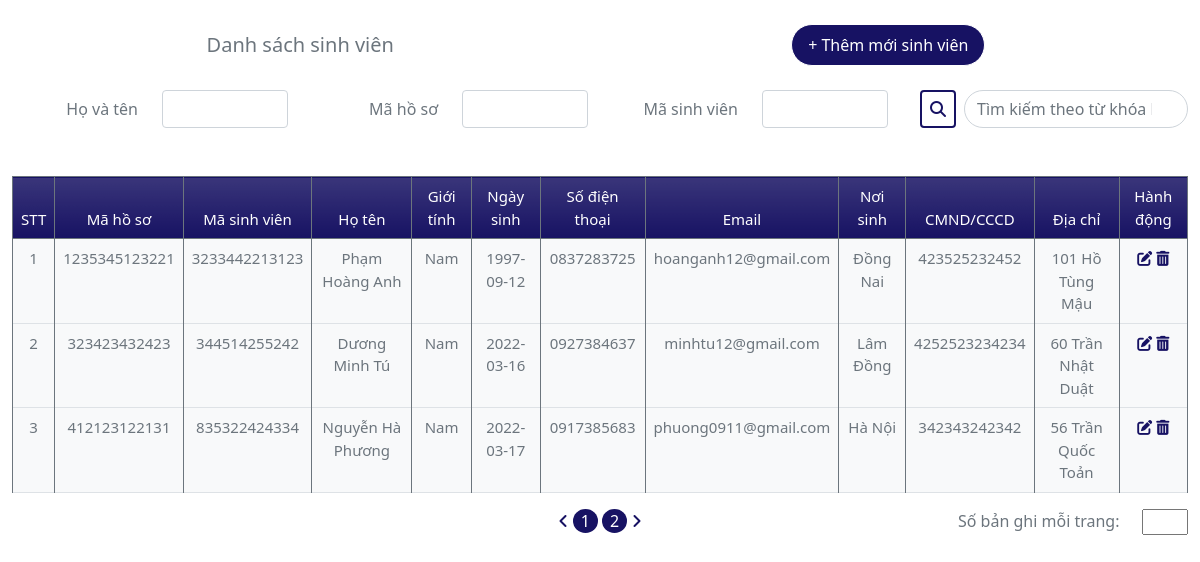
The page /api/list_student.php?page=2 on the database its author committed.
### tables this page shows
CREATE TABLE `list_student` (
  `STT` int(20) NOT NULL,
  `ma_ho_so` varchar(20) NOT NULL,
  `ma_sinh_vien` varchar(255) NOT NULL,
  `ho` varchar(200) NOT NULL,
  `ten` varchar(255) NOT NULL,
  `gioi_tinh` varchar(200) NOT NULL,
  `ngay_sinh` varchar(200) NOT NULL,
  `SDT` varchar(20) NOT NULL,
  `Email` varchar(200) NOT NULL,
  `noi_sinh` varchar(200) NOT NULL,
  `cmnd_cccd` varchar(20) NOT NULL,
  `dia_chi` varchar(200) NOT NULL,
  `hanh_dong` varchar(200) NOT NULL
);

### api/list_process.php (called while the page is built)
<?php
    require_once '../config/db.php';
    $limit = 4;
    $page = 1;
    if(isset($_GET['page'])) {
        $page = $_GET['page'];
    }
    $offset = ($page - 1) * $limit;
    $query = mysqli_query($connect, "select * from `list_student` limit $limit offset $offset");
    $query_count = mysqli_query($connect, "select count(*) from `list_student`");
    $row_count = mysqli_fetch_array($query_count);
    $count = $row_count['count(*)'];
    $total_page = ceil($count/$limit);
?>

### api/list_student.php (the view, shortened to what this page needs)
<!DOCTYPE html>
<html lang="en">
<head>
    <link rel="stylesheet" href="../assets/css/list_student.css">
    <link type="text/css" rel="stylesheet" href="https://cdn.jsdelivr.net/npm/bootstrap@5.0.2/dist/css/bootstrap.min.css">
</head>
<?php
    require_once './list_process.php';
?>
<div class="container-fluid">
        <header class="header d-flex justify-content-around align-items-center">
            <h2 class="m-3 fs-5">Danh sách sinh viên</h2>
            <a class="add-btn rounded-pill m-4 py-2 px-3" href="./create_student.php" style="text-decoration: none;"> &plus; Thêm mới sinh viên</a>
        </header>
        <div class="row mb-3">
            <div class="col-sm-9 d-flex g-6">
                <form action="">
                    <div class="row">
                        <label for="colFormLabel" class="col-sm col-form-label d-flex justify-content-end">Họ và tên</label>
                        <div class="col-sm-2 gx-6">
                            <input type="text" class="form-control" id="colFormLabel">
                        </div>
                        <label for="colFormLabel" class="col-sm col-form-label d-flex justify-content-end">Mã hồ sơ</label>
                        <div class="col-sm-2 gx-6">
                            <input type="text" class="form-control" id="colFormabel">
                        </div>
                        <label for="colFormLabel" class="col-sm col-form-label d-flex justify-content-end">Mã sinh viên</label>
                        <div class="col-sm-2 gx-6">
                            <input type="text" class="form-control" id="colFormLabel">
                        </div>
                    </div>
                </form>
            </div>
            <div class="col-sm-3">
                <div class="d-flex flex-row gx-6">
                    <button class="search-btn rounded mx-2"><i class="fa-solid fa-magnifying-glass px-2"></i></button>
                    <input type="search" class="form-control rounded-pill" id="colFormLabel" placeholder="Tìm kiếm theo từ khóa bất kì">
                </div>
            </div>
        </div>
        <table class="table mt-5 text-center border border-collapse table-bordered" style="font-size: 15px;">
            <thead class="border border-secondary">
              <tr class="bg-gradient" style="background-color: #171263;">
                <th>STT</th>
                <th>Mã hồ sơ</th>
                <th>Mã sinh viên</th>
                <th>Họ tên</th>
                <th>Giới tính</th>
                <th>Ngày sinh</th>
                <th>Số điện thoại</th>
                <th>Email</th>
                <th>Nơi sinh</th>
                <th>CMND/CCCD</th>
                <th>Địa chỉ</th>
                <th>Hành động</th>
              </tr>
            </thead>
            <tbody>
                <?php
                    $i = 1;
                    while($row = mysqli_fetch_array($query)){
                ?>
                    <tr class="bg-light" id="info_student">
                        <td><?php echo $i++; ?></td>
                        <td><?php echo $row['ma_ho_so']; ?></td>
                        <td><?php echo $row['ma_sinh_vien']; ?></td>
                        <td><?php echo $row['ho']. " "; ?><?php echo $row['ten']; ?></td>
                        <td><?php echo $row['gioi_tinh']; ?></td>
                        <td><?php echo $row['ngay_sinh']; ?></td>
                        <td><?php echo $row['SDT']; ?></td>
                        <td><?php echo $row['Email']; ?></td>
                        <td><?php echo $row['noi_sinh']; ?></td>
                        <td><?php echo $row['cmnd_cccd']; ?></td>
                        <td><?php echo $row['dia_chi']; ?></td>
                        <td>
                            <a href="./edit.php?id=<?php echo $row['ma_sinh_vien']; ?>"><i class="fa-solid fa-pen-to-square"></i></a>
                            <a href="./delete.php?id=<?php echo $row['ma_sinh_vien']; ?>"><i class="fa-solid fa-trash-can"></i></a>
                        </td>
                    </tr>
                <?php } ?>
            </tbody>
            </table>
            <div class="record d-flex justify-content-end">
                <div class="select m-auto">
                    <button class="bg-white border-0"><a href="list_student.php?page=<?php echo isset($_GET['page']) ? ( $_GET['page'] > 1 ? $_GET['page'] - 1 : 1) : 1 ?>"><i class="fa-solid fa-angle-left"></i></a></button>
                    <?php for($i = 1; $i <= $total_page; $i++) { ?>
                    <button class="px-2 rounded-circle border-0" style="background-color: #171263; color: #ffffff;"><a href="list_student.php?page=<?php echo $i ?>"><?php echo $i ?></a></button>
                    <?php } ?>
                    <button class="bg-white border-0"><a href="list_student.php?page=<?php echo isset($_GET['page']) ? ( $_GET['page'] > $total_page - 1 ? $total_page : $_GET['page'] + 1) : 2 ?>"><i class="fa-solid fa-angle-right"></i></a></button>
                </div>
                <div class="record-number d-flex position-absolute">
                    <label for="inputSoBanGhi" class="record-label"> Số bản ghi mỗi trang: </label>
                    <input type="number" class="record-form mr-1" id="inputSoBanGhi" style="height: 100%;">
                </div>
            </div>
    </div>
</html>

### assets/css/list_student.css (style rules this page uses)
* { margin: 0; padding: 0; box-sizing: border-box; color: #6c757d; }
.row input { padding-right: 20px; }
table, th, td { border-collapse: collapse; }
tr td { border: 1px solid #6c757d; }
th { color: #ffffff; font-weight: 500; }
.select button a { color: #ffffff; text-decoration: none; }
.select { margin-left: auto; margin-right: auto; }
.record-number { width: 230px; }
.record-label { width: 80%; }
.record-form { width: 20%; }
.add-btn { background-color: #171263; color: #ffffff; transition: all 0.3s ease-in; border: 1px solid #fff; }
.search-btn { border: 2px solid #171263; background-color: #ffffff; transition: all 0.3s ease-in-out; }
i { transition: all 0.3s ease-in-out; color: #171263; }

### rows shown on the page
list_student: ma_ho_so "1235345123221", ma_sinh_vien "3233442213123", ho "Phạm", ten "Hoàng Anh", gioi_tinh "Nam", ngay_sinh "1997-09-12", SDT "0837283725", Email "hoanganh12@gmail.com", noi_sinh "Đồng Nai", cmnd_cccd "423525232452", dia_chi "101 Hồ Tùng Mậu"
list_student: ma_ho_so "323423432423", ma_sinh_vien "344514255242", ho "Dương", ten "Minh Tú", gioi_tinh "Nam", ngay_sinh "2022-03-16", SDT "0927384637", Email "minhtu12@gmail.com", noi_sinh "Lâm Đồng", cmnd_cccd "4252523234234", dia_chi "60 Trần Nhật Duật"
list_student: ma_ho_so "412123122131", ma_sinh_vien "835322424334", ho "Nguyễn", ten "Hà Phương", gioi_tinh "Nam", ngay_sinh "2022-03-17", SDT "0917385683", Email "phuong0911@gmail.com", noi_sinh "Hà Nội", cmnd_cccd "342343242342", dia_chi "56 Trần Quốc Toản"
